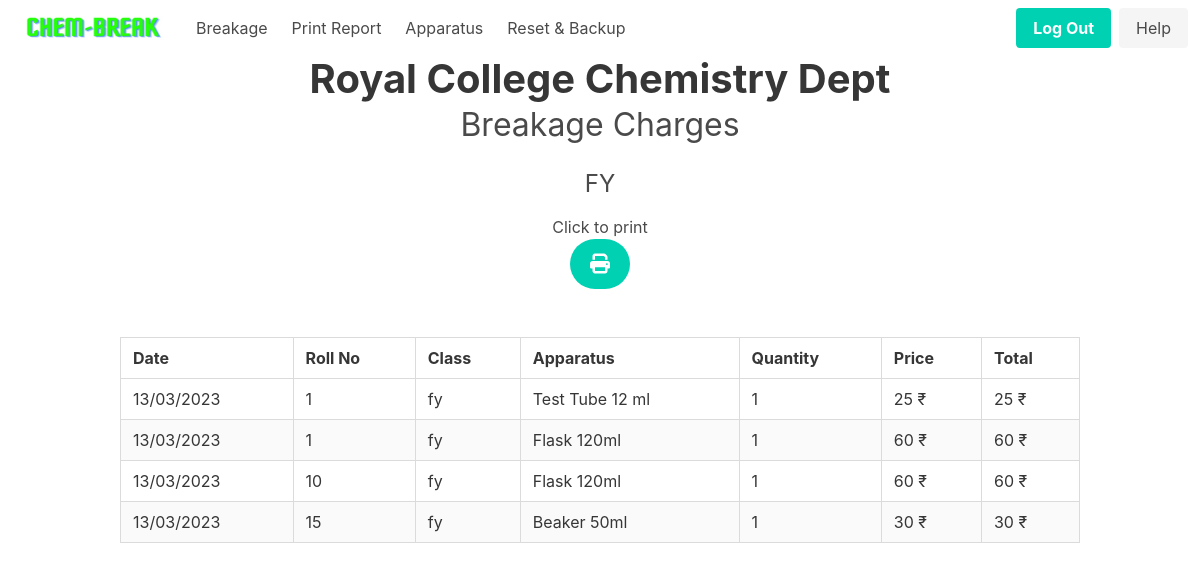
/test/home/records/fy (signed in), run on the app's committed database.
### app/models.py (models this page shows, shortened)
class Student(db.Model):
    __tablename__ = "student"
    id = db.Column(db.Integer, primary_key=True)
    unique_id = db.Column(db.String(100), unique=True, nullable=False)
    roll_no = db.Column(db.String(10), nullable=False)
    class_ = db.Column(db.String(10), nullable=False)
    section = db.Column(db.String(10), nullable=False, default="Chemistry")
    total_amount = db.relationship('Bank', backref='student', lazy=True)

### app/routes.py (the view)
@main.route("/test/home/records/<string:class_name>")
@login_required
def test_class_records(class_name):
    valid_classes = ['fy', 'sy', 'ty']
    if class_name.lower() not in valid_classes:
        abort(404)
    class_students = Student.query.filter_by(class_=class_name.lower()).all()
    view_records = []
    for student in class_students:
        breakages = Breakage.query.join(Apparatus).filter(
            and_(Breakage.student_unique_id == student.unique_id)).all()
        for breakage in breakages:
            view_record = ViewRecord(
                date=breakage.date.strftime('%d/%m/%Y'),
                roll_no=student.roll_no,
                class_=student.class_,
                section=student.section,
                apparatus=breakage.apparatus.name + " " + breakage.apparatus.size,
                quantity=breakage.quantity,
                price=breakage.apparatus.price,
                total_ammount=breakage.quantity * breakage.apparatus.price
            )
            view_records.append(view_record)
    sorted_records = sorted(view_records, key=lambda x: x.roll_no)
    return render_template('class_records.html', records=sorted_records, class_name=class_name.upper())

### app/__init__.py (called while the page is built)
def create_app(config=None):
    app = Flask(__name__)
    if config:
        app.config.from_object(config)
    db.init_app(app)
    login_manager = LoginManager()
    login_manager.login_view = 'auth.login'
    login_manager.init_app(app)
    with app.app_context():
        from app.models import User, Breakage, Student, Apparatus, Record, Bank
        db.create_all()
    from app.models import User
    @login_manager.user_loader
    def load_user(user_id):
        return User.query.get(int(user_id))
    from .auth import auth as auth_blueprint
    app.register_blueprint(auth_blueprint)
    from .routes import main as main_blueprint
    app.register_blueprint(main_blueprint)
    return app

### app/templates/class_records.html (shortened to what this page needs)
{% extends 'nav_base.html' %}
{% block content %}
<div class="container">
    <div class="columns is-vcentered is-center">
        <div class="column">
            <h1 class="title is-2 has-text-centered has-text-weight-bold">Royal College Chemistry Dept</h1>
            <h2 class="subtitle is-3 has-text-centered">Breakage Charges</h2>
            <h3 class="subtitle is-4 has-text-centered">{{ class_name }}</h3>
        </div>
    </div>
</div>
<div class="has-text-centered no-print mt-4">
    <h2>Click to print</h2>
    <a class="button is-primary is-medium is-rounded is-fixed-bottom-right" href="#"
        onclick="window.print(); return false;">
        <span class="icon">
            <i class="fas fa-print"></i>
        </span>
    </a>
</div>
<div class="container mt-6">
    <table class="table is-bordered is-striped is-hoverable is-fullwidth">
        <thead>
            <tr>
                <th>Date</th>
                <th>Roll No</th>
                <th>Class</th>
                <th>Apparatus</th>
                <th>Quantity</th>
                <th>Price</th>
                <th>Total</th>
            </tr>
        </thead>
        <tbody>
            {% for record in records %}
            <tr>
                <td>{{ record.date }}</td>
                <td>{{ record.roll_no }}</td>
                <td>{{ record.class_ }}</td>
                <td>{{ record.apparatus }}</td>
                <td>{{ record.quantity }}</td>
                <td>{{ record.price }} ₹</td>
                <td>{{ record.total_ammount }} ₹</td>
            </tr>
            {% endfor %}
        </tbody>
    </table>
</div>
{% endblock %}

### data on the page
Student: date "13/03/2023", roll_no "1", class_ "fy", apparatus "Test Tube 12 ml", quantity "1", price "25", total_ammount "25", apparatus "Flask 120ml", price "60", total_ammount "60"
Student: date "13/03/2023", roll_no "10", class_ "fy", apparatus "Flask 120ml", quantity "1", price "60", total_ammount "60"
Student: date "13/03/2023", roll_no "15", class_ "fy", apparatus "Beaker 50ml", quantity "1", price "30", total_ammount "30"

### other printed values
{{ class_name }} "FY"
